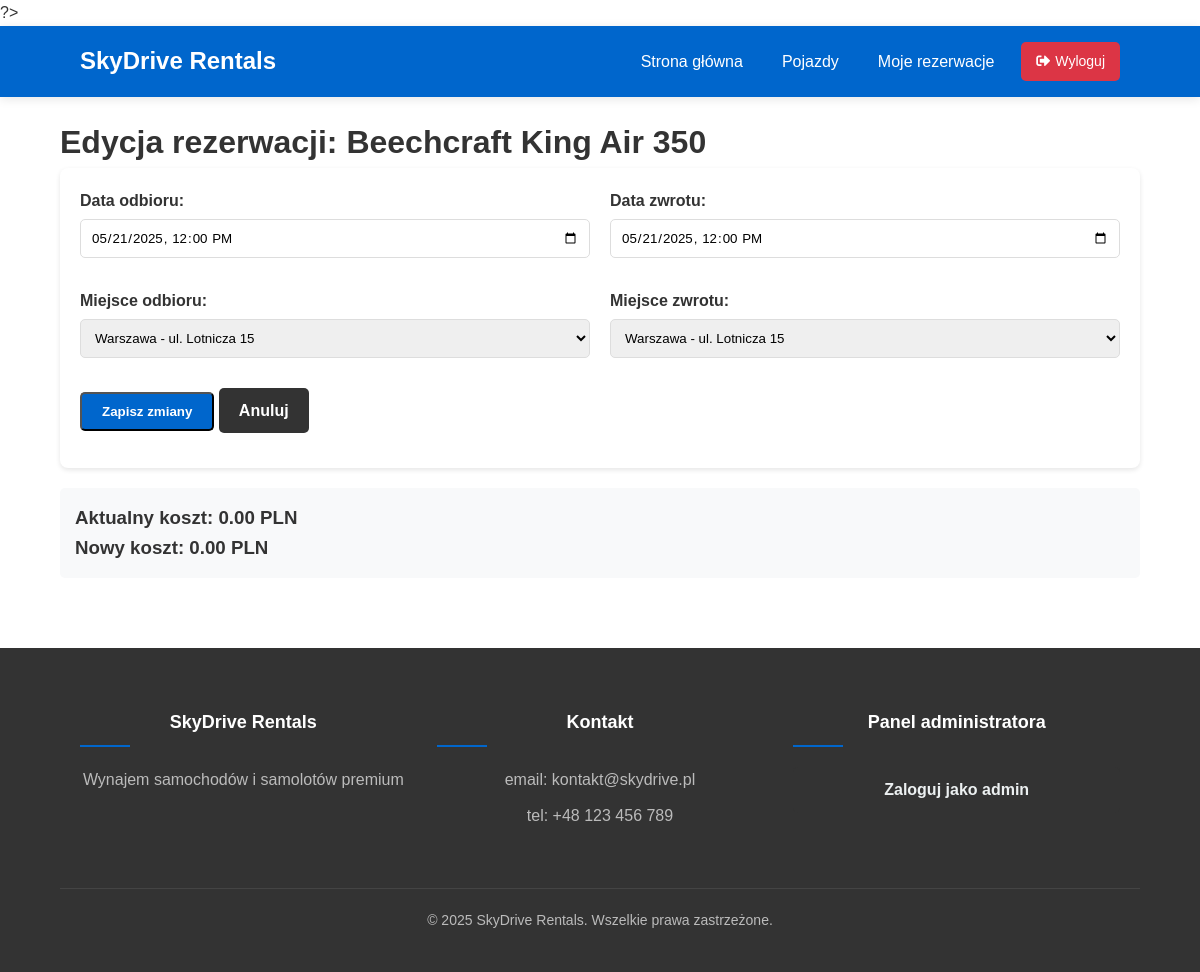
The app's page /skydrive/edit_reservation.php?id=7 (signed in) with its own data.
### tables this page shows
CREATE TABLE `reservations` (
  `reservation_id` int(11) NOT NULL,
  `user_id` int(11) NOT NULL,
  `vehicle_id` int(11) NOT NULL,
  `pickup_location_id` int(11) NOT NULL,
  `return_location_id` int(11) NOT NULL,
  `pickup_date` datetime NOT NULL,
  `return_date` datetime NOT NULL,
  `total_cost` decimal(10,2) NOT NULL,
  `status` enum('pending','confirmed','cancelled','completed') DEFAULT 'pending',
  `payment_method` enum('credit_card','bank_transfer','cash') DEFAULT NULL,
  `invoice_request` tinyint(1) DEFAULT 0,
  `invoice_data` text DEFAULT NULL,
  `created_at` datetime DEFAULT current_timestamp(),
  `notes` text DEFAULT NULL
);

CREATE TABLE `vehicles` (
  `vehicle_id` int(11) NOT NULL,
  `type` enum('car','plane') NOT NULL,
  `make` varchar(50) NOT NULL,
  `model` varchar(50) NOT NULL,
  `year` int(11) NOT NULL,
  `registration_number` varchar(20) DEFAULT NULL,
  `capacity` int(11) NOT NULL,
  `fuel_type` varchar(30) DEFAULT NULL,
  `engine_power` varchar(30) DEFAULT NULL,
  `max_speed` varchar(30) DEFAULT NULL,
  `range` varchar(30) DEFAULT NULL,
  `daily_rate` decimal(10,2) NOT NULL,
  `hourly_rate` decimal(10,2) DEFAULT NULL,
  `available` tinyint(1) DEFAULT 1,
  `location_id` int(11) DEFAULT NULL,
  `image_path` varchar(255) DEFAULT NULL,
  `description` text DEFAULT NULL
);

CREATE TABLE `locations` (
  `location_id` int(11) NOT NULL,
  `city` varchar(50) NOT NULL,
  `address` text NOT NULL,
  `phone` varchar(20) DEFAULT NULL,
  `email` varchar(100) DEFAULT NULL,
  `is_airport` tinyint(1) DEFAULT 0
);

### skydrive/edit_reservation.php (the view, shortened to what this page needs)
<?php
include 'includes/config.php';
$user_id = $_SESSION['user_id'];
$reservation_id = isset($_GET['id']) ? intval($_GET['id']) : 0;
$success = '';
$query = "SELECT r.*, v.make, v.model, v.type, v.daily_rate, v.hourly_rate
          FROM reservations r
          JOIN vehicles v ON r.vehicle_id = v.vehicle_id
          WHERE r.reservation_id = ? AND r.user_id = ?";
$stmt = $conn->prepare($query);
$stmt->bind_param("ii", $reservation_id, $user_id);
$stmt->execute();
$reservation = $stmt->get_result()->fetch_assoc();
$locations = $conn->query("SELECT * FROM locations");
?>
<!DOCTYPE html>
<html lang="pl">
<head>
    <link rel="stylesheet" href="css/style.css">
    <link rel="stylesheet" href="https://cdn.jsdelivr.net/npm/flatpickr/dist/flatpickr.min.css">
</head>
<body>
    <?php include 'includes/header.php'; ?>
    <div class="container">
        <h1>Edycja rezerwacji: <?= htmlspecialchars($reservation['make']) ?> <?= htmlspecialchars($reservation['model']) ?></h1>
        <?php if($success): ?>
            <div class="alert success"><?= htmlspecialchars($success) ?></div>
        <?php else: ?>
            <form method="post" class="reservation-form">
                <div class="form-row">
                    <div class="form-group">
                        <label>Data odbioru:</label>
                        <input type="datetime-local" name="pickup_date" id="pickup_date"
                               value="<?= date('Y-m-d\TH:i', strtotime($reservation['pickup_date'])) ?>" required>
                    </div>
                    <div class="form-group">
                        <label>Data zwrotu:</label>
                        <input type="datetime-local" name="return_date" id="return_date"
                               value="<?= date('Y-m-d\TH:i', strtotime($reservation['return_date'])) ?>" required>
                    </div>
                </div>
                <div class="form-row">
                    <div class="form-group">
                        <label>Miejsce odbioru:</label>
                        <select name="pickup_location" required>
                            <?php while($loc = $locations->fetch_assoc()): ?>
                                <option value="<?= $loc['location_id'] ?>" <?=
                                    $loc['location_id'] == $reservation['pickup_location_id'] ? 'selected' : ''
                                ?>>
                                    <?= htmlspecialchars($loc['city']) ?> - <?= htmlspecialchars($loc['address']) ?>
                                </option>
                            <?php endwhile; ?>
                        </select>
                    </div>
                    <div class="form-group">
                        <label>Miejsce zwrotu:</label>
                        <select name="return_location" required>
                            <?php
                            $locations->data_seek(0);
                            while($loc = $locations->fetch_assoc()): ?>
                                <option value="<?= $loc['location_id'] ?>" <?=
                                    $loc['location_id'] == $reservation['return_location_id'] ? 'selected' : ''
                                ?>>
                                    <?= htmlspecialchars($loc['city']) ?> - <?= htmlspecialchars($loc['address']) ?>
                                </option>
                            <?php endwhile; ?>
                        </select>
                    </div>
                </div>
                <div class="form-group">
                    <button type="submit" name="update" class="btn btn-primary">Zapisz zmiany</button>
                    <a href="my_reservations.php" class="btn btn-secondary">Anuluj</a>
                </div>
            </form>
            <div id="price_calculation" style="margin-top: 20px; padding: 15px; background: #f8f9fa; border-radius: 5px;">
                <h3>Aktualny koszt: <?= number_format($reservation['total_cost'], 2) ?> PLN</h3>
                <h3>Nowy koszt: <span id="calculated_price"><?= number_format($reservation['total_cost'], 2) ?></span> PLN</h3>
            </div>
        <?php endif; ?>
    </div>
    <?php include 'includes/footer.php'; ?>
</body>
</html>

### skydrive/css/style.css (style rules this page uses)
* { margin: 0; padding: 0; box-sizing: border-box; font-family: 'Arial', sans-serif; }
body { line-height: 1.6; color: #333; }
.container { width: 90%; max-width: 1200px; margin: 0 auto; padding: 20px 0; }
.btn { display: inline-block; padding: 10px 20px; border-radius: 5px; text-decoration: none; font-weight: bold; transition: all 0.3s ease; }
.btn-primary { background-color: #0066cc; color: white; }
.btn-secondary { background-color: #333; color: white; }
.form-group { margin-bottom: 15px; }
.form-group label { display: block; margin-bottom: 5px; font-weight: bold; }
.form-group input, .form-group select, .form-group textarea { width: 100%; padding: 10px; border: 1px solid #ddd; border-radius: 5px; }
.form-row { display: flex; gap: 20px; margin-bottom: 15px; }
.form-row .form-group { flex: 1; }
.reservation-form { background: white; padding: 20px; border-radius: 8px; box-shadow: 0 2px 5px rgba(0,0,0,0.1); }
.reservation-form { background: white; padding: 20px; border-radius: 8px; box-shadow: 0 2px 5px rgba(0,0,0,0.1); margin-bottom: 20px; }

### records on screen
reservations: vehicle.make "Beechcraft", vehicle.model "King Air 350", pickup_date "05/21/2025 12:00", return_date "05/21/2025 12:00", pickup_location "Warszawa - ul. Lotnicza 15", return_location "Warszawa - ul. Lotnicza 15", total_cost "0.00"
